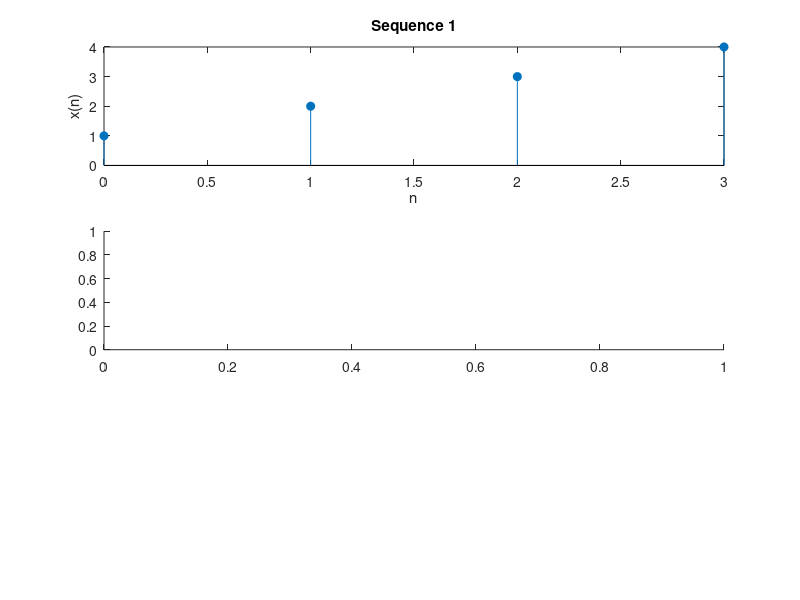

Source code (MATLAB): (Note: this script raises an error after producing the figure.)
% Define the input sequences
x = [1, 2, 3, 4];   % Sequence 1
h = [1, -1, 1];     % Sequence 2

% Compute the circular convolution
y = cconv(x, h, length(x));

% Generate the x-axis for the output sequence
n = 0:(length(x)-1);

% Plot the input sequences
subplot(3, 1, 1);
stem(n, x, 'filled');
xlabel('n');
ylabel('x(n)');
title('Sequence 1');

subplot(3, 1, 2);
stem(n, h, 'filled');
xlabel('n');
ylabel('h(n)');
title('Sequence 2');

% Plot the output sequence (circular convolution)
subplot(3, 1, 3);
stem(n, y, 'filled');
xlabel('n');
ylabel('y(n)');
title('Circular Convolution');


